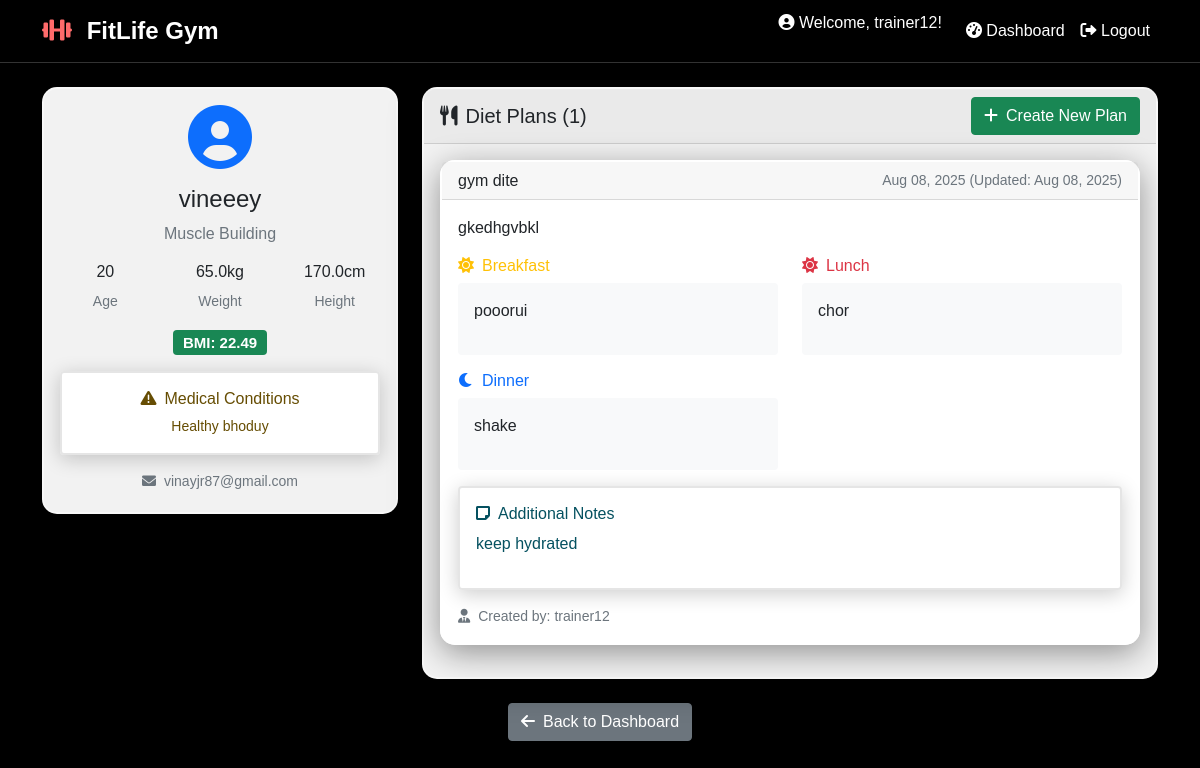
The page /dashboard/customer/1/ (signed in) on the database its author committed.
### accounts/models.py (models this page shows, shortened)
class CustomerProfile(models.Model):
    GOAL_CHOICES = [
        ('weight_loss', 'Weight Loss'),
        ('weight_gain', 'Weight Gain'),
        ('muscle_building', 'Muscle Building'),
        ('fitness', 'General Fitness'),
        ('strength', 'Strength Training'),
    ]
    user_profile = models.OneToOneField(UserProfile, on_delete=models.CASCADE)
    age = models.IntegerField()
    height = models.FloatField(help_text="Height in cm")
    weight = models.FloatField(help_text="Weight in kg")
    diseases = models.TextField(blank=True, help_text="Any medical conditions or diseases")
    goal = models.CharField(max_length=20, choices=GOAL_CHOICES)
    trainer = models.ForeignKey(UserProfile, on_delete=models.SET_NULL, null=True, blank=True,
                                related_name='assigned_customers', limit_choices_to={'user_type': 'trainer'})
    @property
    def bmi(self):
        height_m = self.height / 100
        return round(self.weight / (height_m ** 2), 2)

class UserProfile(models.Model):
    USER_TYPE_CHOICES = [
        ('customer', 'Customer'),
        ('trainer', 'Trainer'),
    ]
    user = models.OneToOneField(User, on_delete=models.CASCADE)
    user_type = models.CharField(max_length=10, choices=USER_TYPE_CHOICES)
    phone = models.CharField(max_length=15, blank=True)
    profile_image = models.ImageField(upload_to='profiles/', blank=True, null=True)
    created_at = models.DateTimeField(auto_now_add=True)

class DietPlan(models.Model):
    customer = models.ForeignKey(CustomerProfile, on_delete=models.CASCADE, related_name='diet_plans')
    trainer = models.ForeignKey(UserProfile, on_delete=models.CASCADE, limit_choices_to={'user_type': 'trainer'})
    title = models.CharField(max_length=200)
    description = models.TextField()
    breakfast = models.TextField()
    lunch = models.TextField()
    dinner = models.TextField()
    snacks = models.TextField(blank=True)
    notes = models.TextField(blank=True)
    created_at = models.DateTimeField(auto_now_add=True)
    updated_at = models.DateTimeField(auto_now=True)

### dashboard/views.py (the view)
# urls.py: path('customer/<int:customer_id>/', views.customer_detail, name='customer_detail'),
@login_required
def customer_detail(request, customer_id):
    trainer_profile = get_object_or_404(UserProfile, user=request.user, user_type='trainer')
    customer_profile = get_object_or_404(CustomerProfile, id=customer_id)
    diet_plans = DietPlan.objects.filter(customer=customer_profile).order_by('-created_at')
    context = {
        'customer': customer_profile,
        'diet_plans': diet_plans
    }
    return render(request, 'dashboard/customer_detail.html', context)

### templates/dashboard/customer_detail.html (shortened to what this page needs)
{% extends 'base.html' %}
{% block content %}
<div class="row">
    <div class="col-md-4 mb-4">
        <div class="card">
            <div class="card-body text-center">
                <i class="fas fa-user-circle fa-4x text-primary mb-3"></i>
                <h4>{{ customer.user_profile.user.get_full_name|default:customer.user_profile.user.username }}</h4>
                <p class="text-muted mb-3">{{ customer.get_goal_display }}</p>
                <div class="row text-center mb-3">
                    <div class="col-4">
                        <h6>{{ customer.age }}</h6>
                        <small class="text-muted">Age</small>
                    </div>
                    <div class="col-4">
                        <h6>{{ customer.weight }}kg</h6>
                        <small class="text-muted">Weight</small>
                    </div>
                    <div class="col-4">
                        <h6>{{ customer.height }}cm</h6>
                        <small class="text-muted">Height</small>
                    </div>
                </div>
                <div class="mb-3">
                    <h5>
                        <span class="badge {% if customer.bmi < 18.5 %}bg-warning{% elif customer.bmi > 25 %}bg-danger{% else %}bg-success{% endif %}">
                            BMI: {{ customer.bmi }}
                        </span>
                    </h5>
                </div>
                {% if customer.diseases %}
                    <div class="alert alert-warning">
                        <h6><i class="fas fa-exclamation-triangle me-2"></i>Medical Conditions</h6>
                        <p class="small mb-0">{{ customer.diseases }}</p>
                    </div>
                {% endif %}
                <div class="contact-info">
                    <p class="small text-muted mb-1">
                        <i class="fas fa-envelope me-2"></i>{{ customer.user_profile.user.email }}
                    </p>
                </div>
            </div>
        </div>
    </div>
    <div class="col-md-8 mb-4">
        <div class="card">
            <div class="card-header d-flex justify-content-between align-items-center">
                <h5 class="mb-0">
                    <i class="fas fa-utensils me-2"></i>Diet Plans ({{ diet_plans.count }})
                </h5>
                <a href="{% url 'dashboard:create_diet_plan' customer.id %}" class="btn btn-success">
                    <i class="fas fa-plus me-2"></i>Create New Plan
                </a>
            </div>
            <div class="card-body">
                {% if diet_plans %}
                    {% for plan in diet_plans %}
                        <div class="card mb-3">
                            <div class="card-header">
                                <div class="d-flex justify-content-between align-items-center">
                                    <h6 class="mb-0">{{ plan.title }}</h6>
                                    <small class="text-muted">
                                        {{ plan.created_at|date:"M d, Y" }}
                                        {% if plan.updated_at != plan.created_at %}
                                            (Updated: {{ plan.updated_at|date:"M d, Y" }})
                                        {% endif %}
                                    </small>
                                </div>
                            </div>
                            <div class="card-body">
                                <p class="card-text">{{ plan.description }}</p>
                                <div class="row">
                                    <div class="col-md-6 mb-3">
                                        <h6 class="text-warning">
                                            <i class="fas fa-sun me-2"></i>Breakfast
                                        </h6>
                                        <div class="bg-light p-3 rounded">
                                            {{ plan.breakfast|linebreaks }}
                                        </div>
                                    </div>
                                    <div class="col-md-6 mb-3">
                                        <h6 class="text-danger">
                                            <i class="fas fa-sun me-2"></i>Lunch
                                        </h6>
                                        <div class="bg-light p-3 rounded">
                                            {{ plan.lunch|linebreaks }}
                                        </div>
                                    </div>
                                    <div class="col-md-6 mb-3">
                                        <h6 class="text-primary">
                                            <i class="fas fa-moon me-2"></i>Dinner
                                        </h6>
                                        <div class="bg-light p-3 rounded">
                                            {{ plan.dinner|linebreaks }}
                                        </div>
                                    </div>
                                </div>
                                {% if plan.notes %}
                                    <div class="alert alert-info">
                                        <h6><i class="fas fa-sticky-note me-2"></i>Additional Notes</h6>
                                        {{ plan.notes|linebreaks }}
                                    </div>
                                {% endif %}
                                <div class="text-muted small">
                                    <i class="fas fa-user-tie me-1"></i>
                                    Created by: {{ plan.trainer.user.username }}
                                </div>
                            </div>
                        </div>
                    {% endfor %}
                {% endif %}
            </div>
        </div>
    </div>
</div>
<div class="row">
    <div class="col-12 text-center">
        <a href="{% url 'dashboard:home' %}" class="btn btn-secondary">
            <i class="fas fa-arrow-left me-2"></i>Back to Dashboard
        </a>
    </div>
</div>
{% endblock %}

### templates/base.html (shortened to what this page needs)
<!DOCTYPE html>
<html lang="en">
<head>
    <link href="https://cdn.jsdelivr.net/npm/bootstrap@5.1.3/dist/css/bootstrap.min.css" rel="stylesheet">
    <link href="https://cdnjs.cloudflare.com/ajax/libs/font-awesome/6.0.0/css/all.min.css" rel="stylesheet">
</head>
<body>
    <div class="slideshow-container">
    </div>
    <div class="content-overlay" id="contentOverlay">
        <nav class="navbar navbar-expand-lg navbar-dark">
            <div class="container">
                <a class="navbar-brand text-white-shadow" href="{% url 'dashboard:home' %}">
                    <i class="fas fa-dumbbell gym-icon me-2"></i>
                    <strong>FitLife Gym</strong>
                </a>
                <div class="collapse navbar-collapse" id="navbarNav">
                    <ul class="navbar-nav ms-auto">
                        {% if user.is_authenticated %}
                            <li class="nav-item">
                                <span class="navbar-text me-3 text-white-shadow">
                                    <i class="fas fa-user-circle"></i>
                                    Welcome, {{ user.username }}!
                                </span>
                            </li>
                            <li class="nav-item">
                                <a class="nav-link text-white-shadow" href="{% url 'dashboard:home' %}">
                                    <i class="fas fa-tachometer-alt"></i> Dashboard
                                </a>
                            </li>
                            <li class="nav-item">
                                <a class="nav-link text-white-shadow" href="{% url 'accounts:logout' %}">
                                    <i class="fas fa-sign-out-alt"></i> Logout
                                </a>
                            </li>
                        {% else %}
                            <li class="nav-item">
                                <a class="nav-link text-white-shadow" href="{% url 'accounts:login' %}">
                                    <i class="fas fa-sign-in-alt"></i> Login
                                </a>
                            </li>
                        {% endif %}
                    </ul>
                </div>
            </div>
        </nav>
        <div class="container mt-4">
            {% block content %}
            {% endblock %}
        </div>
    </div>
</body>
</html>

### templates/base.html (style rules this page uses)
body { font-family: 'Arial', sans-serif; background: #000; min-height: 100vh; margin: 0; padding: 0; }
.slideshow-container { position: fixed; top: 0; left: 0; width: 100%; height: 100%; z-index: -1; overflow: hidden; }
.content-overlay { position: relative; z-index: 1; background: rgba(0, 0, 0, 0.1); min-height: 100vh; backdrop-filter: none; }
.navbar { background: rgba(0, 0, 0, 0.85) !important; backdrop-filter: blur(5px); border-bottom: 1px solid rgba(255, 255, 255, 0.2); box-shadow: 0 2px 10px rgba(0, 0, 0, 0.3); }
.card { background: rgba(255, 255, 255, 0.95) !important; backdrop-filter: blur(10px); border: 2px solid rgba(255, 255, 255, 0.4); box-shadow: 0 8px 32px rgba(0, 0, 0, 0.4); border-radius: 15px; }
.gym-icon { color: #ff6b6b; animation: pulse 2s infinite; filter: drop-shadow(3px 3px 6px rgba(0, 0, 0, 0.6)); }
.text-white-shadow { text-shadow: 2px 2px 4px rgba(0, 0, 0, 0.8), 0 0 10px rgba(0, 0, 0, 0.5); color: white !important; }
.navbar-brand { text-shadow: 3px 3px 6px rgba(0, 0, 0, 0.8); font-size: 1.5rem; font-weight: bold; }
.nav-link { text-shadow: 2px 2px 4px rgba(0, 0, 0, 0.6); font-weight: 500; }
.alert { background: rgba(255, 255, 255, 0.95) !important; backdrop-filter: blur(10px); border: 2px solid rgba(0, 0, 0, 0.1); box-shadow: 0 4px 20px rgba(0, 0, 0, 0.2); }
.container { position: relative; z-index: 2; }

### rows shown on the page
CustomerProfile: user_profile.user.get_full_name "vineeey", goal "Muscle Building", age "20", weight "65.0", height "170.0", bmi "22.49", diseases "Healthy bhoduy", user_profile.user.email "vinayjr87@gmail.com"
DietPlan: title "gym dite", created_at "Aug 08, 2025", updated_at "Aug 08, 2025", description "gkedhgvbkl", breakfast "pooorui", lunch "chor", dinner "shake", notes "keep hydrated", trainer.user.username "trainer12"

### other values the page prints
{{ user.username }} "trainer12"
{{ diet_plans.count }} "1"
